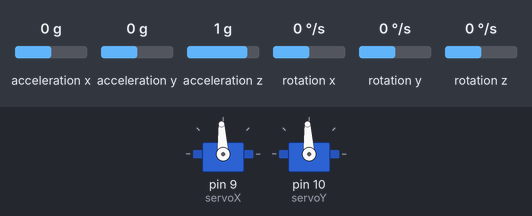
Bench run of a sketch on a simulated Arduino Uno, built with avr-gcc and run on an emulated ATmega328P. Shown: 2 × servo. The test bench sets the inputs (shaded band); at power-on: acceleration x 0 g, acceleration y 0 g, acceleration z 1 g, rotation x 0 °/s, rotation y 0 °/s, rotation z 0 °/s.

Above: at 1.2 s.
1.3 s: acceleration x set to -1.4 g
At 2.5 s:
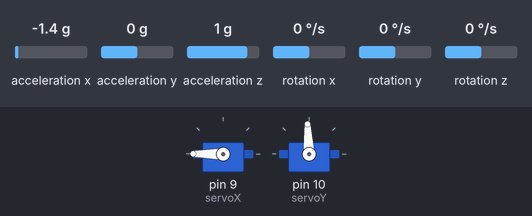
2.8 s: acceleration y set to -1.4 g
At 3.6 s:
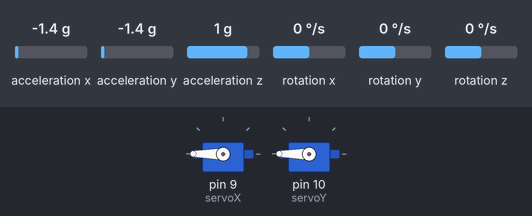
4.3 s: acceleration x set to -0.8 g
At 5.1 s:
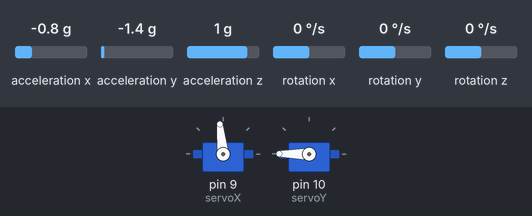
5.8 s: acceleration y set to -0.8 g
At 6.2 s:
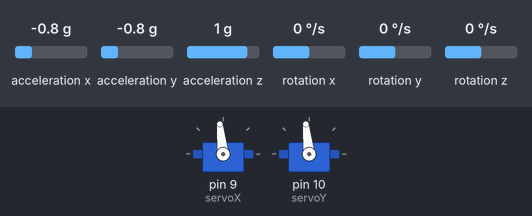
7.3 s: acceleration y set to 1.4 g
At 8.0 s:
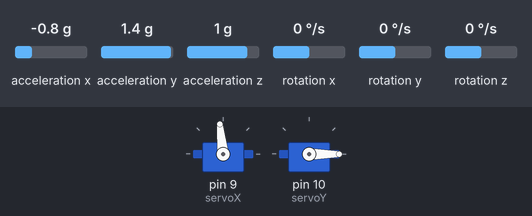
8.8 s: acceleration x set to 1.4 g
At 10.2 s:
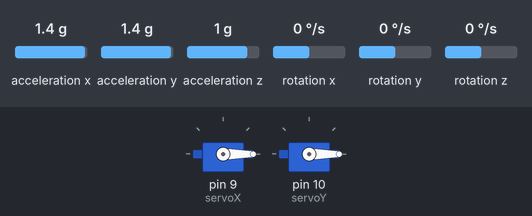
Timing chart, 0 to 11.3 s (numbered marks = the images above; inputs shaded):
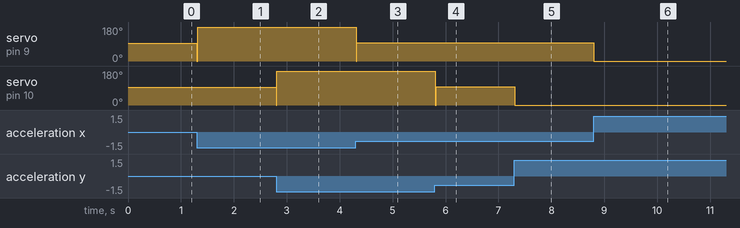

Measured:
- after the input at 1.3 s, servo on pin 9 (servoX): 93° → 180° at once
- after the input at 2.8 s, servo on pin 10 (servoY): 93° → 180° at once
- after the input at 4.3 s, servo on pin 9 (servoX): 180° → 96° at once
- after the input at 5.8 s, servo on pin 10 (servoY): 180° → 96° at once
- after the input at 7.3 s, servo on pin 10 (servoY): 96° → 0° at once
- after the input at 8.8 s, servo on pin 9 (servoX): 96° → 0° at once

The sketch:

PD_TVC.ino
```cpp
#include <Servo.h>
#include <Wire.h>
#include <MPU6050.h>

Servo servoX;
Servo servoY;
MPU6050 mpu;

float Kp = 0.5; // Proportional gain, tune as needed
float Kd = 0.1; // Derivative gain, tune as needed
float previous_error_x = 0, previous_error_y = 0;
float max_error = 10.0;

void setup() {
    servoX.attach(9);
    servoY.attach(10);
    Wire.begin();
    mpu.initialize();
}

void loop() {
    // Get accelerometer data
    int16_t ax, ay, az;
    mpu.getAcceleration(&ax, &ay, &az);

    // Calculate tilt angle (simplified for 2D)
    float error_x = ax; // use atan2 if needed for angle
    float error_y = ay;

    // PD control for each servo
    float control_x = Kp * error_x + Kd * (error_x - previous_error_x);
    float control_y = Kp * error_y + Kd * (error_y - previous_error_y);

    previous_error_x = error_x;
    previous_error_y = error_y;

    // Map control output to servo range (1-2 ms)
    int servoX_val = map(control_x, -max_error, max_error, 1000, 2000);
    int servoY_val = map(control_y, -max_error, max_error, 1000, 2000);

    servoX.writeMicroseconds(servoX_val);
    servoY.writeMicroseconds(servoY_val);

    delay(10); // Small delay for control stability
}
```
